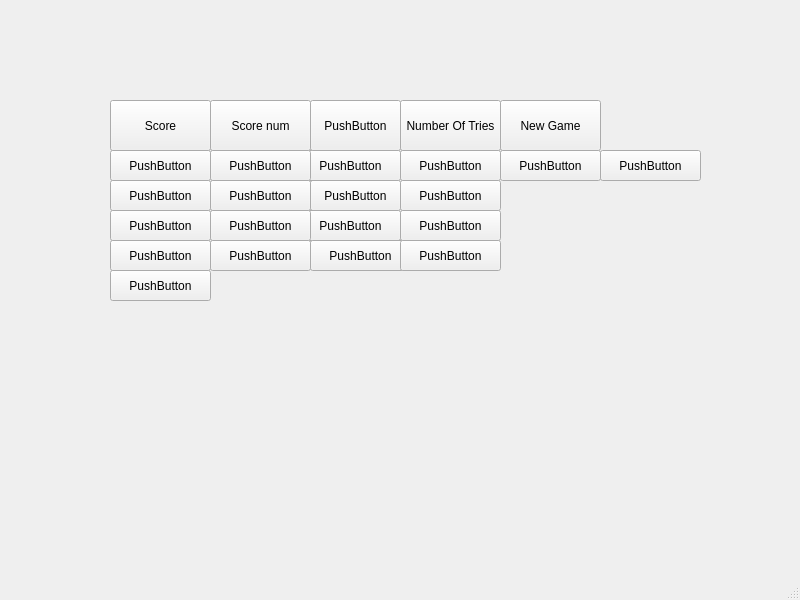
<?xml version="1.0" encoding="UTF-8"?>
<ui version="4.0">
 <class>MainWindow</class>
 <widget class="QMainWindow" name="MainWindow">
  <property name="geometry">
   <rect>
    <x>0</x>
    <y>0</y>
    <width>800</width>
    <height>600</height>
   </rect>
  </property>
  <property name="windowTitle">
   <string>MainWindow</string>
  </property>
  <widget class="QWidget" name="centralwidget">
   <widget class="QPushButton" name="pushButton">
    <property name="geometry">
     <rect>
      <x>110</x>
      <y>100</y>
      <width>101</width>
      <height>51</height>
     </rect>
    </property>
    <property name="text">
     <string>Score</string>
    </property>
   </widget>
   <widget class="QPushButton" name="pushButton_2">
    <property name="geometry">
     <rect>
      <x>110</x>
      <y>180</y>
      <width>101</width>
      <height>31</height>
     </rect>
    </property>
    <property name="text">
     <string>PushButton</string>
    </property>
   </widget>
   <widget class="QPushButton" name="pushButton_3">
    <property name="geometry">
     <rect>
      <x>310</x>
      <y>180</y>
      <width>91</width>
      <height>31</height>
     </rect>
    </property>
    <property name="text">
     <string>PushButton</string>
    </property>
   </widget>
   <widget class="QPushButton" name="pushButton_4">
    <property name="geometry">
     <rect>
      <x>110</x>
      <y>150</y>
      <width>101</width>
      <height>31</height>
     </rect>
    </property>
    <property name="text">
     <string>PushButton</string>
    </property>
   </widget>
   <widget class="QPushButton" name="pushButton_5">
    <property name="geometry">
     <rect>
      <x>110</x>
      <y>210</y>
      <width>101</width>
      <height>31</height>
     </rect>
    </property>
    <property name="text">
     <string>PushButton</string>
    </property>
   </widget>
   <widget class="QPushButton" name="pushButton_6">
    <property name="geometry">
     <rect>
      <x>300</x>
      <y>150</y>
      <width>101</width>
      <height>31</height>
     </rect>
    </property>
    <property name="text">
     <string>PushButton</string>
    </property>
   </widget>
   <widget class="QPushButton" name="pushButton_7">
    <property name="geometry">
     <rect>
      <x>400</x>
      <y>150</y>
      <width>101</width>
      <height>31</height>
     </rect>
    </property>
    <property name="text">
     <string>PushButton</string>
    </property>
   </widget>
   <widget class="QPushButton" name="pushButton_8">
    <property name="geometry">
     <rect>
      <x>500</x>
      <y>100</y>
      <width>101</width>
      <height>51</height>
     </rect>
    </property>
    <property name="text">
     <string>New Game</string>
    </property>
   </widget>
   <widget class="QPushButton" name="pushButton_9">
    <property name="geometry">
     <rect>
      <x>310</x>
      <y>100</y>
      <width>91</width>
      <height>51</height>
     </rect>
    </property>
    <property name="text">
     <string>PushButton</string>
    </property>
   </widget>
   <widget class="QPushButton" name="pushButton_10">
    <property name="geometry">
     <rect>
      <x>300</x>
      <y>210</y>
      <width>101</width>
      <height>31</height>
     </rect>
    </property>
    <property name="text">
     <string>PushButton</string>
    </property>
   </widget>
   <widget class="QPushButton" name="pushButton_11">
    <property name="geometry">
     <rect>
      <x>210</x>
      <y>100</y>
      <width>101</width>
      <height>51</height>
     </rect>
    </property>
    <property name="text">
     <string>Score num</string>
    </property>
   </widget>
   <widget class="QPushButton" name="pushButton_12">
    <property name="geometry">
     <rect>
      <x>210</x>
      <y>210</y>
      <width>101</width>
      <height>31</height>
     </rect>
    </property>
    <property name="text">
     <string>PushButton</string>
    </property>
   </widget>
   <widget class="QPushButton" name="pushButton_13">
    <property name="geometry">
     <rect>
      <x>210</x>
      <y>180</y>
      <width>101</width>
      <height>31</height>
     </rect>
    </property>
    <property name="text">
     <string>PushButton</string>
    </property>
   </widget>
   <widget class="QPushButton" name="pushButton_14">
    <property name="geometry">
     <rect>
      <x>210</x>
      <y>150</y>
      <width>101</width>
      <height>31</height>
     </rect>
    </property>
    <property name="text">
     <string>PushButton</string>
    </property>
   </widget>
   <widget class="QPushButton" name="pushButton_15">
    <property name="geometry">
     <rect>
      <x>110</x>
      <y>270</y>
      <width>101</width>
      <height>31</height>
     </rect>
    </property>
    <property name="text">
     <string>PushButton</string>
    </property>
   </widget>
   <widget class="QPushButton" name="pushButton_16">
    <property name="geometry">
     <rect>
      <x>110</x>
      <y>240</y>
      <width>101</width>
      <height>31</height>
     </rect>
    </property>
    <property name="text">
     <string>PushButton</string>
    </property>
   </widget>
   <widget class="QPushButton" name="pushButton_17">
    <property name="geometry">
     <rect>
      <x>400</x>
      <y>210</y>
      <width>101</width>
      <height>31</height>
     </rect>
    </property>
    <property name="text">
     <string>PushButton</string>
    </property>
   </widget>
   <widget class="QPushButton" name="pushButton_18">
    <property name="geometry">
     <rect>
      <x>400</x>
      <y>180</y>
      <width>101</width>
      <height>31</height>
     </rect>
    </property>
    <property name="text">
     <string>PushButton</string>
    </property>
   </widget>
   <widget class="QPushButton" name="pushButton_19">
    <property name="geometry">
     <rect>
      <x>210</x>
      <y>240</y>
      <width>101</width>
      <height>31</height>
     </rect>
    </property>
    <property name="text">
     <string>PushButton</string>
    </property>
   </widget>
   <widget class="QPushButton" name="pushButton_20">
    <property name="geometry">
     <rect>
      <x>310</x>
      <y>240</y>
      <width>101</width>
      <height>31</height>
     </rect>
    </property>
    <property name="text">
     <string>PushButton</string>
    </property>
   </widget>
   <widget class="QPushButton" name="pushButton_21">
    <property name="geometry">
     <rect>
      <x>600</x>
      <y>150</y>
      <width>101</width>
      <height>31</height>
     </rect>
    </property>
    <property name="text">
     <string>PushButton</string>
    </property>
   </widget>
   <widget class="QPushButton" name="pushButton_22">
    <property name="geometry">
     <rect>
      <x>500</x>
      <y>150</y>
      <width>101</width>
      <height>31</height>
     </rect>
    </property>
    <property name="text">
     <string>PushButton</string>
    </property>
   </widget>
   <widget class="QPushButton" name="pushButton_23">
    <property name="geometry">
     <rect>
      <x>400</x>
      <y>240</y>
      <width>101</width>
      <height>31</height>
     </rect>
    </property>
    <property name="text">
     <string>PushButton</string>
    </property>
   </widget>
   <widget class="QPushButton" name="pushButton_24">
    <property name="geometry">
     <rect>
      <x>400</x>
      <y>100</y>
      <width>101</width>
      <height>51</height>
     </rect>
    </property>
    <property name="text">
     <string>Number Of Tries</string>
    </property>
   </widget>
  </widget>
  <widget class="QMenuBar" name="menubar">
   <property name="geometry">
    <rect>
     <x>0</x>
     <y>0</y>
     <width>800</width>
     <height>21</height>
    </rect>
   </property>
  </widget>
  <widget class="QStatusBar" name="statusbar"/>
 </widget>
 <resources/>
 <connections>
  <connection>
   <sender>pushButton_10</sender>
   <signal>clicked()</signal>
   <receiver>pushButton_10</receiver>
   <slot>animateClick()</slot>
   <hints>
    <hint type="sourcelabel">
     <x>350</x>
     <y>246</y>
    </hint>
    <hint type="destinationlabel">
     <x>350</x>
     <y>246</y>
    </hint>
   </hints>
  </connection>
  <connection>
   <sender>pushButton_14</sender>
   <signal>clicked()</signal>
   <receiver>pushButton_14</receiver>
   <slot>animateClick()</slot>
   <hints>
    <hint type="sourcelabel">
     <x>260</x>
     <y>186</y>
    </hint>
    <hint type="destinationlabel">
     <x>260</x>
     <y>186</y>
    </hint>
   </hints>
  </connection>
 </connections>
</ui>
